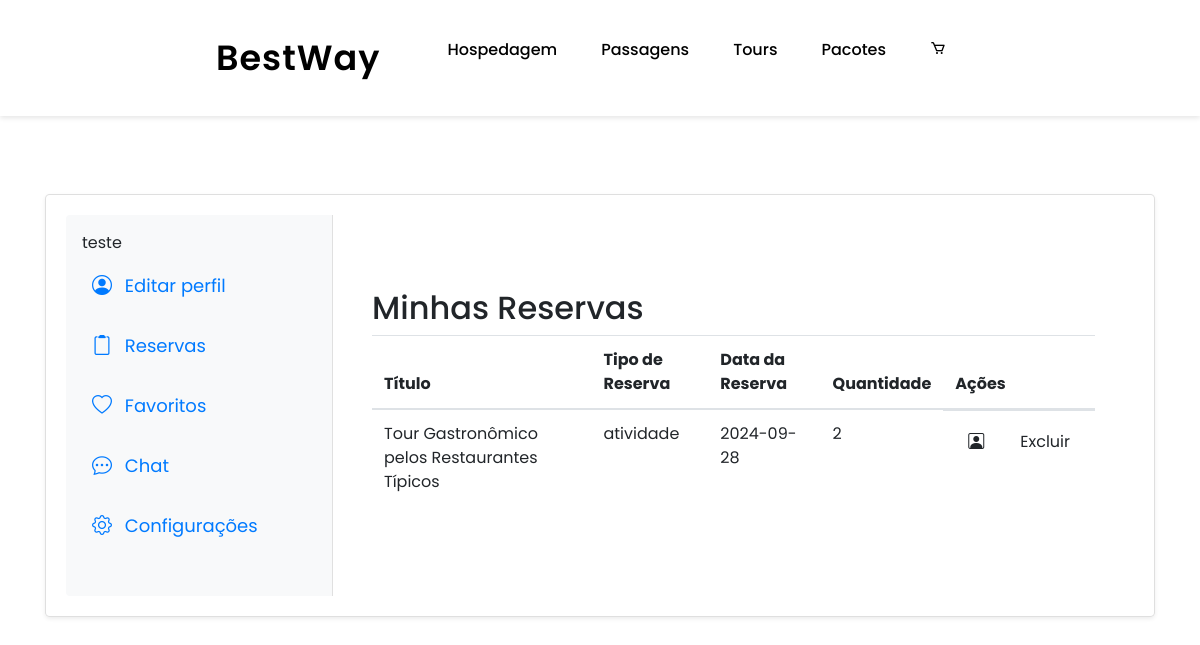
The app's page /public/reservas.php (signed in) with its own data.
### tables this page shows
CREATE TABLE `t_user` (
  `id` int(11) NOT NULL,
  `nick` varchar(20) NOT NULL,
  `nome` varchar(100) NOT NULL,
  `email` varchar(50) NOT NULL,
  `nome_marca` varchar(150) NOT NULL,
  `biografia` text DEFAULT NULL,
  `data_nasc` varchar(10) DEFAULT NULL,
  `pass` varchar(255) NOT NULL,
  `foto` varchar(50) DEFAULT NULL,
  `tipo_user` int(11) NOT NULL DEFAULT 0
);

CREATE TABLE `t_reservas` (
  `id` int(11) NOT NULL,
  `item_id` int(11) NOT NULL,
  `user_id` int(11) NOT NULL,
  `tipo_reserva` enum('atividade','voo','hospedagem','pacote') NOT NULL,
  `data_reserva` date NOT NULL,
  `quantidade` int(11) NOT NULL
);

### public/reservas.php (the view, shortened to what this page needs)
<?php
include '../config/liga_bd.php';
$user_id = $_SESSION['id'];
$sql_user = "SELECT nome FROM t_user WHERE id = ?";
$stmt_user = $ligacao->prepare($sql_user);
$stmt_user->bind_param("i", $user_id);
$stmt_user->execute();
$result_user = $stmt_user->get_result();
$linha = $result_user->fetch_assoc();
$sql = "SELECT r.id, r.item_id, r.tipo_reserva, r.data_reserva, r.quantidade,
        CASE
            WHEN r.tipo_reserva = 'atividade' THEN (SELECT id_user FROM t_artigo WHERE id = r.item_id)
            WHEN r.tipo_reserva = 'hospedagem' THEN (SELECT id_user FROM t_hospedagem WHERE id = r.item_id)
            WHEN r.tipo_reserva = 'voo' THEN (SELECT id_user FROM t_voos WHERE id = r.item_id)
        END AS vendedor_id,
        CASE
            WHEN r.tipo_reserva = 'atividade' THEN (SELECT titulo FROM t_artigo WHERE id = r.item_id)
            WHEN r.tipo_reserva = 'hospedagem' THEN (SELECT nome FROM t_hospedagem WHERE id = r.item_id)
            WHEN r.tipo_reserva = 'voo' THEN (SELECT flight_number FROM t_voos WHERE id = r.item_id)
        END AS titulo
        FROM t_reservas r
        WHERE r.user_id = ?";
$stmt = $ligacao->prepare($sql);
$stmt->bind_param("i", $user_id);
$stmt->execute();
$result = $stmt->get_result();
?>
<!DOCTYPE html>
<html lang="pt">
<head>
    <link rel="stylesheet" href="../assets/css/style.css">
    <link rel="stylesheet" href="../assets/css/styleperfil.css">
    <link href="https://cdn.jsdelivr.net/npm/bootstrap-icons/font/bootstrap-icons.css" rel="stylesheet">
    <link href="https://cdn.jsdelivr.net/npm/bootstrap@4.5.0/dist/css/bootstrap.min.css" rel="stylesheet">
    <link rel="stylesheet" href="https://unpkg.com/boxicons@latest/css/boxicons.min.css">
</head>
<body>
<header>
    <a href="../index.html" style="font-size: 35px; font-weight: 600; letter-spacing: 1px; color: black;">BestWay</a>
    <ul class="navbar">
        <li><a href="/SiteViagens/public/hotels/hotels.php" style="color: black;">Hospedagem</a></li>
        <li><a href="#package" style="color: black;">Passagens</a></li>
        <li><a href="/SiteViagens/public/tours/tours.php" style="color: black;">Tours</a></li>
        <li><a href="#contact" style="color: black;">Pacotes</a></li>
        <li><a href="/SiteViagens/public/carrinho/carrinho.php" style="color: black !important;"><i class='bx bx-cart'></i></a></li>
    </ul>
</header>
<br><br><br><br><br><br>
<div class="container light-style flex-grow-1 container-p-y">
    <div class="card shadow-sm rounded-lg">
        <div class="row no-gutters">
            <div class="col-md-3 p-3 bg-light rounded-left menu-container">
                <nav class="menu">
                    <?php echo htmlspecialchars($linha['nome']); ?>
                    <a class="menu-item" href="perfil.php#account-general"><i class="bi bi-person-circle"></i> Editar perfil</a>
                    <a class="menu-item" href="reservas.php"><i class="bi bi-clipboard2"></i> Reservas</a>
                    <a class="menu-item" href="favoritos.php"><i class="bi bi-heart"></i> Favoritos</a>
                    <a class="menu-item" href="chat2.php"><i class="bi bi-chat-dots"></i> Chat</a>
                    <a class="menu-item" href="configuracoes.php"><i class="bi bi-gear"></i> Configurações</a>
                </nav>
            </div>
            <div class="col-md-9 p-4">
                <div class="container light-style">
                    <h2>Minhas Reservas</h2>
                    <?php if (isset($result) && $result->num_rows > 0): ?>
                        <table class="table table-hover">
                            <thead>
                                <tr>
                                    <th>Título</th>
                                    <th>Tipo de Reserva</th>
                                    <th>Data da Reserva</th>
                                    <th>Quantidade</th>
                                    <th>Ações</th>
                                </tr>
                            </thead>
                            <tbody>
                            <?php while ($row = $result->fetch_assoc()): ?>
                                <tr>
                                    <td><?php echo htmlspecialchars($row['titulo']); ?></td>
                                    <td><?php echo htmlspecialchars($row['tipo_reserva']); ?></td>
                                    <td><?php echo htmlspecialchars($row['data_reserva']); ?></td>
                                    <td><?php echo htmlspecialchars($row['quantidade']); ?></td>
                                    <td style="display: flex; gap: 10px;">
                                        <a href="perfil_vendedor.php?user_id=<?php echo htmlspecialchars($row['vendedor_id']); ?>" class="btn "><i class="bi bi-person-square"></i></a>
                                        <button type="button" class="btn btn-delete" data-toggle="modal" data-target="#confirmDeleteModal" data-reserva-id="<?php echo $row['id']; ?>">
                                            Excluir
                                        </button>
                                    </td>
                                </tr>
                            <?php endwhile; ?>
                            </tbody>
                        </table>
                    <?php else: ?>
                        <p>Nenhuma reserva encontrada.</p>
                    <?php endif; ?>
                </div>
            </div>
        </div>
    </div>
</div>
</body>
</html>

### assets/css/style.css (style rules this page uses)
* { padding: 0; margin: 0; box-sizing: border-box; font-family: "Poppins", sans-serif; text-decoration: none; list-style: none; scroll-behavior: smooth; }
:root { --bg-color: #fff; --text-color: #221314; --second-color: #4169e1; --main-color: #6495ed; --big-font: 6rem; --h2-font: 3rem; --p-font: 1.1rem; }
body { background: var(--bg-color); color: var(--text-color); }
header { position: fixed; top: 0; right: 0; width: 100%; z-index: 100; display: flex; align-items: center; justify-content: space-between; background: transparent; padding: 30px 18%; transition: ease 0.4s; }
.btn { background: var(--main-color); color: white; padding: 12px 20px; border-radius: 5px; cursor: pointer; }
.navbar { display: flex; }
.navbar a { color: var(--bg-color); font-size: var(--p-font); font-weight: 500; padding: 10px 22px; border-radius: 4px; transition: ease 0.4s; }
body { font-family: Arial, sans-serif; margin: 0; padding: 0; background-color: #f4f4f4; }
@media (max-width: 1400px) { header { padding: 17px 3%; transition: 0.2s; } }
@media (max-width: 1400px) { :root { --big-font: 4.5rem; --h2-font: 2.3rem; --p-font: 1rem; transition: 0.2s; } }

### assets/css/styleperfil.css (style rules this page uses)
body { background-image: url('images/fundo.png'); background-size: cover; background-position: center; font-family: 'San Francisco', 'Helvetica Neue', Arial, sans-serif; margin-top: 30px; color: #333; }
.container { max-width: 300px; margin: 30px auto; padding: 20px; }
.card { background: #ffffff; box-shadow: 0 1px 3px rgba(0, 0, 0, 0.1); padding: 20px; margin-bottom: 20px; }
.btn { background: #007aff; color: #ffffff; padding: 10px 20px; border-radius: 50px; font-size: 14px; transition: background-color 0.3s ease, transform 0.3s ease; }
.card, .btn { border-radius: 12px; }

### public/reservas.php (style rules this page uses)
header { position: fixed; top: 0; right: 0; width: 100%; z-index:100; display: flex; align-items: center; justify-content: space-between; padding: 30px 18%; background-color: white; box-shadow: 0 2px 5px rgba(0, 0, 0, 0.1); }
.navbar { display: flex; }
.navbar a { color: black; }
.menu-container { background-color: #f8f9fa; border-right: 1px solid #e0e0e0; }
.menu { display: flex; flex-direction: column; }
.menu-item { color: #007AFF; padding: 10px; margin: 5px 0; text-decoration: none; font-size: 18px; border-radius: 10px; transition: background-color 0.3s ease, transform 0.2s ease-in-out; }
.menu-item i { margin-right: 8px; font-size: 20px; }
.card { border-radius: 15px; overflow: hidden; }
.navbar a { color: var(--bg-color); font-size: var(--p-font); font-weight: 500; padding: 10px 22px; border-radius: 4px; }

### records on screen
t_user: nome "teste"
t_reservas: titulo "Tour Gastronômico pelos Restaurantes Típicos", tipo_reserva "atividade", data_reserva "2024-09-28", quantidade "2"
